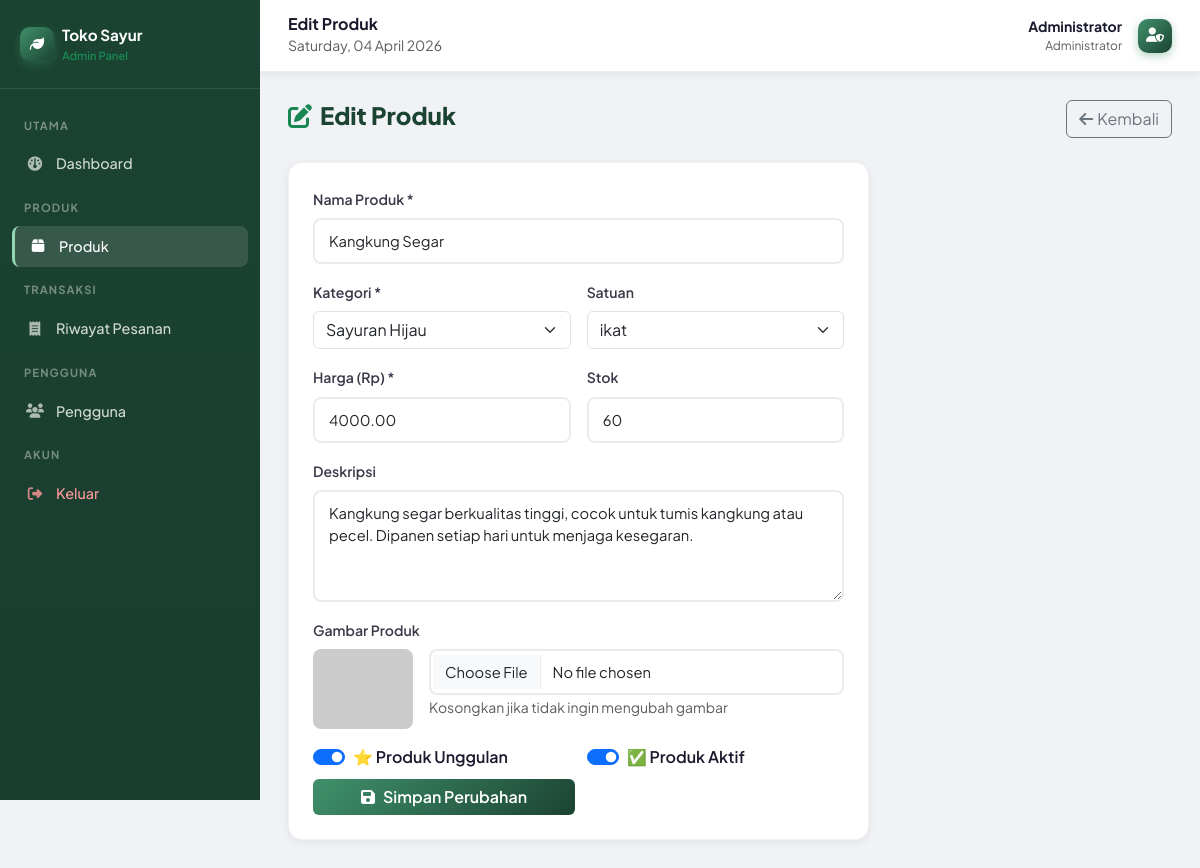
The page /admin/products/edit.php?id=2 (signed in) on the database its author committed.
### tables this page shows
CREATE TABLE `products` (
  `id` int(11) NOT NULL AUTO_INCREMENT,
  `category_id` int(11) NOT NULL,
  `name` varchar(200) NOT NULL,
  `slug` varchar(200) NOT NULL,
  `description` text DEFAULT NULL,
  `price` decimal(12,2) NOT NULL DEFAULT 0.00,
  `stock` int(11) NOT NULL DEFAULT 0,
  `unit` varchar(30) NOT NULL DEFAULT 'kg',
  `image` varchar(255) DEFAULT NULL,
  `is_featured` tinyint(1) NOT NULL DEFAULT 0,
  `is_active` tinyint(1) NOT NULL DEFAULT 1,
  `created_at` timestamp NOT NULL DEFAULT current_timestamp(),
  `updated_at` timestamp NOT NULL DEFAULT current_timestamp() ON UPDATE current_timestamp(),
  PRIMARY KEY (`id`),
  UNIQUE KEY `slug` (`slug`),
  KEY `category_id` (`category_id`),
  CONSTRAINT `fk_prod_cat` FOREIGN KEY (`category_id`) REFERENCES `categories` (`id`) ON DELETE CASCADE
);

CREATE TABLE `categories` (
  `id` int(11) NOT NULL AUTO_INCREMENT,
  `name` varchar(100) NOT NULL,
  `slug` varchar(100) NOT NULL,
  `description` text DEFAULT NULL,
  `image` varchar(255) DEFAULT NULL,
  `created_at` timestamp NOT NULL DEFAULT current_timestamp(),
  PRIMARY KEY (`id`),
  UNIQUE KEY `slug` (`slug`)
);

### config/functions.php (called while the page is built, shortened)
<?php
function getProductImage(string $image = ''): string {
    $placeholders = [
        'bayam.jpg'         => 'https://placehold.co/400x300/2d6a4f/white?text=Bayam+Segar',
        'kangkung.jpg'      => 'https://placehold.co/400x300/40916c/white?text=Kangkung',
        'sawi.jpg'          => 'https://placehold.co/400x300/52b788/white?text=Sawi+Hijau',
        'selada.jpg'        => 'https://placehold.co/400x300/74c69d/white?text=Selada',
        'wortel.jpg'        => 'https://placehold.co/400x300/e76f51/white?text=Wortel',
        'kentang.jpg'       => 'https://placehold.co/400x300/e9c46a/white?text=Kentang',
        'ubi.jpg'           => 'https://placehold.co/400x300/7b2d8b/white?text=Ubi+Ungu',
        'tomat.jpg'         => 'https://placehold.co/400x300/e63946/white?text=Tomat',
        'cabai.jpg'         => 'https://placehold.co/400x300/d62828/white?text=Cabai',
        'paprika.jpg'       => 'https://placehold.co/400x300/f4a261/white?text=Paprika',
        'terong.jpg'        => 'https://placehold.co/400x300/6a0572/white?text=Terong',
        'buncis.jpg'        => 'https://placehold.co/400x300/6ab187/white?text=Buncis',
        'kacang_panjang.jpg'=> 'https://placehold.co/400x300/3a7d44/white?text=Kacang+Panjang',
        'jamur_tiram.jpg'   => 'https://placehold.co/400x300/adb5bd/white?text=Jamur+Tiram',
        'jahe.jpg'          => 'https://placehold.co/400x300/b5838d/white?text=Jahe+Merah',
    ];
    return $placeholders[$image] ?? 'https://placehold.co/400x300/2d6a4f/white?text=Sayur+Segar';
}
function e(string $val): string {
    return htmlspecialchars($val, ENT_QUOTES, 'UTF-8');
}

### admin/products/edit.php (the view, shortened to what this page needs)
<?php
require_once __DIR__ . '/../../config/functions.php';
$id = (int)($_GET['id'] ?? 0);
$stmt = $pdo->prepare('SELECT * FROM products WHERE id = ?'); $stmt->execute([$id]);
$product = $stmt->fetch();
$categories = $pdo->query('SELECT * FROM categories ORDER BY name')->fetchAll();
include __DIR__ . '/../includes/header.php';
?>
<div class="d-flex justify-content-between align-items-center mb-4">
  <h4 class="admin-page-title"><i class="fas fa-edit me-2 text-success"></i>Edit Produk</h4>
  <a href="<?= BASE_URL ?>/admin/products/index.php" class="btn btn-outline-secondary"><i class="fas fa-arrow-left me-1"></i>Kembali</a>
</div>
<div class="row g-4">
  <div class="col-lg-8">
    <div class="admin-card p-4">
      <form method="POST" enctype="multipart/form-data">
        <div class="row g-3">
          <div class="col-12">
            <label class="form-label fw-600">Nama Produk *</label>
            <input type="text" name="name" class="form-control" value="<?= e($product['name']) ?>" required>
          </div>
          <div class="col-sm-6">
            <label class="form-label fw-600">Kategori *</label>
            <select name="category_id" class="form-select" required>
              <?php foreach ($categories as $c): ?><option value="<?= $c['id'] ?>" <?= $c['id']==$product['category_id']?'selected':'' ?>><?= e($c['name']) ?></option><?php endforeach; ?>
            </select>
          </div>
          <div class="col-sm-6">
            <label class="form-label fw-600">Satuan</label>
            <select name="unit" class="form-select">
              <?php foreach (['kg','gram','ikat','pack','buah','liter'] as $u): ?><option value="<?= $u ?>" <?= $u===$product['unit']?'selected':'' ?>><?= $u ?></option><?php endforeach; ?>
            </select>
          </div>
          <div class="col-sm-6">
            <label class="form-label fw-600">Harga (Rp) *</label>
            <input type="number" name="price" class="form-control" value="<?= $product['price'] ?>" required>
          </div>
          <div class="col-sm-6">
            <label class="form-label fw-600">Stok</label>
            <input type="number" name="stock" class="form-control" value="<?= $product['stock'] ?>" min="0">
          </div>
          <div class="col-12">
            <label class="form-label fw-600">Deskripsi</label>
            <textarea name="description" class="form-control" rows="4"><?= e($product['description']) ?></textarea>
          </div>
          <div class="col-12">
            <label class="form-label fw-600">Gambar Produk</label>
            <div class="d-flex gap-3 align-items-start">
              <img src="<?= getProductImage($product['image']) ?>" id="imagePreview" style="width:100px;height:80px;object-fit:cover;border-radius:8px;" alt="">
              <div class="flex-grow-1"><input type="file" name="image" id="productImageInput" class="form-control" accept="image/*"><small class="text-muted">Kosongkan jika tidak ingin mengubah gambar</small></div>
            </div>
          </div>
          <div class="col-sm-6">
            <div class="form-check form-switch">
              <input class="form-check-input" type="checkbox" name="is_featured" id="featuredCheck" <?= $product['is_featured']?'checked':'' ?>>
              <label class="form-check-label fw-600" for="featuredCheck">⭐ Produk Unggulan</label>
            </div>
          </div>
          <div class="col-sm-6">
            <div class="form-check form-switch">
              <input class="form-check-input" type="checkbox" name="is_active" id="activeCheck" <?= $product['is_active']?'checked':'' ?>>
              <label class="form-check-label fw-600" for="activeCheck">✅ Produk Aktif</label>
            </div>
          </div>
          <div class="col-12 mt-2">
            <button type="submit" class="btn btn-success-custom px-5 fw-700"><i class="fas fa-save me-2"></i>Simpan Perubahan</button>
          </div>
        </div>
      </form>
    </div>
  </div>
</div>
<?php include __DIR__ . '/../includes/footer.php'; ?>

### assets/css/style.css (style rules this page uses)
:root { --green-900: #1b4332; --green-800: #2d6a4f; --green-700: #40916c; --green-600: #52b788; --green-500: #74c69d; --green-400: #95d5b2; --green-100: #d8f3dc; --green-50: #f0faf4; --orange: #f4a261; --text-dark: #1a1a2e; --text-muted: #6c757d; --shadow-sm: 0 2px 8px rgba(0, 0, 0, .07); --shadow-md: 0 4px 20px rgba(0, 0, 0, .10); --shadow-lg: 0 8px 40px rgba(0, 0, 0, .14); --radius: 14px; --radius-sm: 8px; --transition: .25s ease; }
*, *::before, *::after { box-sizing: border-box; }
body { font-family: 'Plus Jakarta Sans', sans-serif; color: var(--text-dark); background: #f8faf9; scroll-behavior: smooth; }
a { text-decoration: none; color: inherit; transition: color var(--transition); }
img { max-width: 100%; }
.fw-600 { font-weight: 600; }
.fw-700 { font-weight: 700; }
.form-label { font-weight: 600; font-size: .88rem; color: #3a3a4a; }
.form-control { border: 2px solid #e9ecef; border-radius: var(--radius-sm); padding: 10px 14px; font-size: .92rem; transition: border-color var(--transition), box-shadow var(--transition); }
.admin-page-title { font-size: 1.5rem; font-weight: 800; color: var(--green-900); }
.admin-card { background: #fff; border-radius: var(--radius); box-shadow: var(--shadow-sm); border: 1px solid rgba(0, 0, 0, .05); overflow: hidden; }
.btn-success-custom { background: linear-gradient(135deg, var(--green-700), var(--green-900)); border: none; color: #fff; font-weight: 600; transition: all var(--transition); }

### rows shown on the page
products: name "Kangkung Segar", category_id "Sayuran Hijau", unit "ikat", price "4000.00", stock "60", description "Kangkung segar berkualitas tinggi, cocok untuk tumis kangkung atau pecel. Dipanen setiap hari untuk menjaga kesegaran.", is_featured "☑", is_active "☑"

### other values the page prints
$pageTitle "Edit Produk"
$_SESSION['user_name'] "Administrator"
